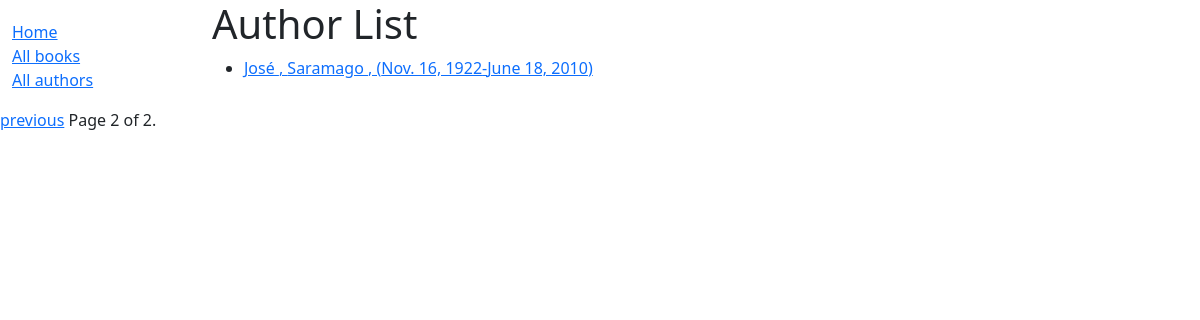
The page /catalog/authors/?page=2 on the database its author committed.
### catalog/models/author.py (models this page shows, shortened)
class Author(models.Model):
    first_name = models.CharField(max_length=100)
    last_name = models.CharField(max_length=100)
    date_of_birth = models.DateField(null=True, blank=True)
    date_of_death = models.DateField('Died', null=True, blank=True)
    class Meta:
        ordering = ['last_name', 'first_name']
    def get_absolute_url(self):
        return reverse('author-detail', args=[str(self.id)])

### catalog/views.py (the view)
# urls.py: path('authors/', views.AuthorListView.as_view(), name='authors'),
class AuthorListView(generic.ListView):
    model = Author
    paginate_by = 2

### catalog/templates/catalog/author_list.html
{% extends "base_generic.html" %}
{% block content %}
  <h1>Author List</h1>
  {% if author_list %}
    <ul>
      {% for author in author_list %}
      <li>
        <a href="{{ author.get_absolute_url }}">{{ author.first_name }} , {{ author.last_name }} , ({{ author.date_of_birth}}-{{ author.date_of_death }})</a>
      </li>
      {% endfor %}
    </ul>
  {% else %}
    <p>There are no authors in the library.</p>
  {% endif %}
{% endblock %}

### rows shown on the page
Author: first_name "José", last_name "Saramago", date_of_birth "Nov. 16, 1922", date_of_death "June 18, 2010"

### other values the page prints
{{ page_obj.number }} "2"
{{ page_obj.paginator.num_pages }} "2"
